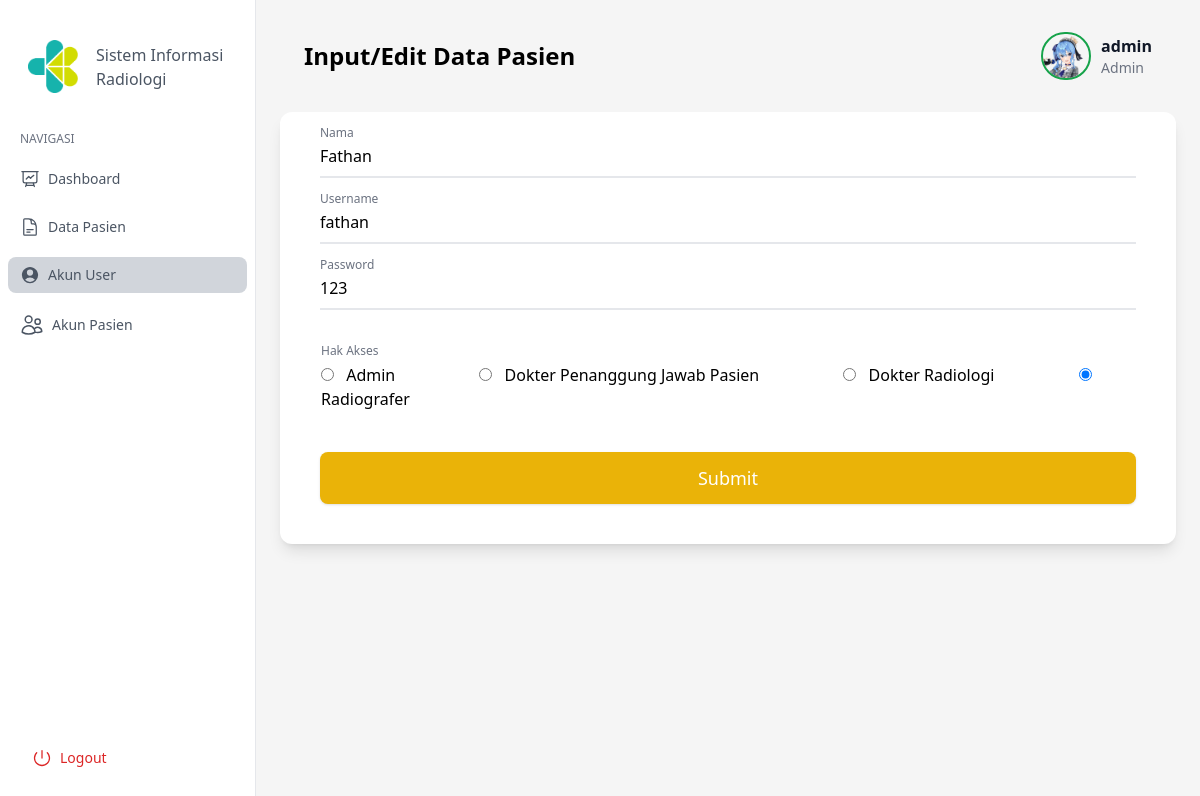
The page /edit_user.php?op=edit&id=3 (signed in) on the database its author committed.
### tables this page shows
CREATE TABLE `user` (
  `ID_USER` int NOT NULL,
  `nama` varchar(50) NOT NULL,
  `username` varchar(50) NOT NULL,
  `password` varchar(50) NOT NULL,
  `hak_akses` varchar(20) NOT NULL,
  `dibuat` varchar(20) NOT NULL
);

### edit_user.php (the view, shortened to what this page needs)
<?php
include 'koneksi.php';
$nama = "";
$username = "";
$password = "";
$akses = "";
if (isset($_GET['op'])) {
    $op = $_GET['op'];
    if ($op == 'edit') {
        $id = $_GET['id'];
        $sql = "SELECT * FROM user WHERE ID_USER = '$id'";
        $q = mysqli_query($connect, $sql);
        $db = mysqli_fetch_array($q);
        if (!$db) {
            $error = "Data tidak ditemukan";
        } else {
            $nama = $db['nama'];
            $username = $db['username'];
            $decryptPassword = base64_decode($db['password']);
            $password = $decryptPassword;
            $akses = $db['hak_akses'];
        }
    }
}
?>
<!DOCTYPE html>
<html lang="en">
<head>
    <script src="https://cdn.tailwindcss.com"></script>
</head>
<main style="display: flex;">
    <?php include 'navbar.php'; ?>
    <div class="flex-1 p-6 pt-0 ml-64">
        <div class="p-6 py-6 flex justify-between items-center">
            <h1 class="text-2xl font-bold">Input/Edit Data Pasien</h1>
            <a class="navbar-brand flex items-center my-2">
                <img src="img/suisei.png" alt="Profile" width="50" height="50" class="rounded-full border-2" id="logo"
                    style="margin-right: 10px; border-color: #16a34a;">
                <?php include 'profile.php'; ?>
            </a>
        </div>
                <div class="mx-auto w-full pt-5 p-10 bg-white border-0 shadow-lg sm:rounded-xl">
                    <form method="POST" action="" id="form">
                        <div class="relative z-0 w-full mb-5">
                            <input type="text" name="nama" value="<?php echo $nama ?>" placeholder=" "
                                class="pt-3 pb-2 block w-full px-0 mt-0 bg-transparent border-0 border-b-2 appearance-none focus:outline-none focus:ring-0 focus:border-black border-gray-200"
                                required>
                            <label for="nama" class="absolute duration-300 top-3 -z-1 origin-0 text-gray-500">
                                Nama</label>
                        </div>
                        <div class="relative z-0 w-full mb-5">
                            <input type="username" name="username" value="<?php echo $username ?>" placeholder=" "
                                class="pt-3 pb-2 block w-full px-0 mt-0 bg-transparent border-0 border-b-2 appearance-none focus:outline-none focus:ring-0 focus:border-black border-gray-200"
                                required>
                            <label for="username" class="absolute duration-300 top-3 -z-1 origin-0 text-gray-500">
                                Username</label>
                        </div>
                        <div class="relative z-0 w-full mb-10">
                            <input type="text" name="password" value="<?php echo $password ?>" placeholder=" "
                                class="pt-3 pb-2 block w-full px-0 mt-0 bg-transparent border-0 border-b-2 appearance-none focus:outline-none focus:ring-0 focus:border-black border-gray-200"
                                required>
                            <label for="password" class="absolute duration-300 top-3 -z-1 origin-0 text-gray-500">
                                Password</label>
                        </div>
                        <fieldset class="relative z-0 w-full p-px mb-5">
                            <legend class="absolute text-gray-500 transform scale-75 -top-3 origin-0">Hak Akses</legend>
                            <div class="block pt-3 pb-2 space-x-20">
                                <label>
                                    <input type="radio" name="hak_akses" value="admin" <?php if ($akses == 'admin')
                                        echo 'checked' ?>
                                            class="mr-2 text-black border-2 border-gray-300 focus:border-gray-300 focus:ring-black"
                                            required />
                                        Admin
                                    </label>
                                    <label>
                                        <input type="radio" name="hak_akses" value="dpjp" <?php if ($akses == 'dpjp')
                                        echo 'checked' ?>
                                            class="mr-2 text-black border-2 border-gray-300 focus:border-gray-300 focus:ring-black"
                                            required />
                                        Dokter Penanggung Jawab Pasien
                                    </label>
                                    <label>
                                        <input type="radio" name="hak_akses" value="radiologi" <?php if ($akses == 'radiologi')
                                        echo 'checked' ?>
                                            class="mr-2 text-black border-2 border-gray-300 focus:border-gray-300 focus:ring-black"
                                            required />
                                        Dokter Radiologi
                                    </label>
                                    <label>
                                        <input type="radio" name="hak_akses" value="radiografer" <?php if ($akses == 'radiografer')
                                        echo 'checked' ?>
                                            class="mr-2 text-black border-2 border-gray-300 focus:border-gray-300 focus:ring-black"
                                            required />
                                        Radiografer
                                    </label>
                                </div>
                            </fieldset>
                            <button id="button" type="submit" name="submit"
                                class="w-full px-6 py-3 mt-3 text-lg text-white transition-all duration-150 ease-linear rounded-lg shadow outline-none bg-yellow-500 hover:bg-yellow-600 hover:shadow-lg focus:outline-none">
                                Submit
                            </button>
                        </form>
                    </div>
                </div>
    </main>
    </body>
    </html>

### edit_user.php (style rules this page uses)
.-z-1 { z-index: -1; }
.origin-0 { transform-origin: 0%; }
input:focus~label, input:not(:placeholder-shown)~label, textarea:focus~label, textarea:not(:placeholder-shown)~label, select:focus~label, select:not([value='']):valid~label { --tw-translate-x: 0; --tw-translate-y: 0; --tw-rotate: 0; --tw-skew-x: 0; --tw-skew-y: 0; transform: translateX(var(--tw-translate-x)) translateY(var(--tw-translate-y)) rotate(var(--tw-rotate)) skewX(var(--tw-skew-x)) skewY(var(--tw-skew-y)) scaleX(var(--tw-scale-x)) scaleY(var(--tw-scale-y)); --tw-scale-x: 0.75; --tw-scale-y: 0.75; --tw-translate-y: -1.5rem; }

### rows shown on the page
user: nama "Fathan", username "fathan", password "123", hak_akses "☐ Admin", hak_akses "☐ Dokter Penanggung Jawab Pasien", hak_akses "☐ Dokter Radiologi", hak_akses "☑ Radiografer"

### other values the page prints
$_SESSION['login'] "admin"
$profil_akses "Admin"
